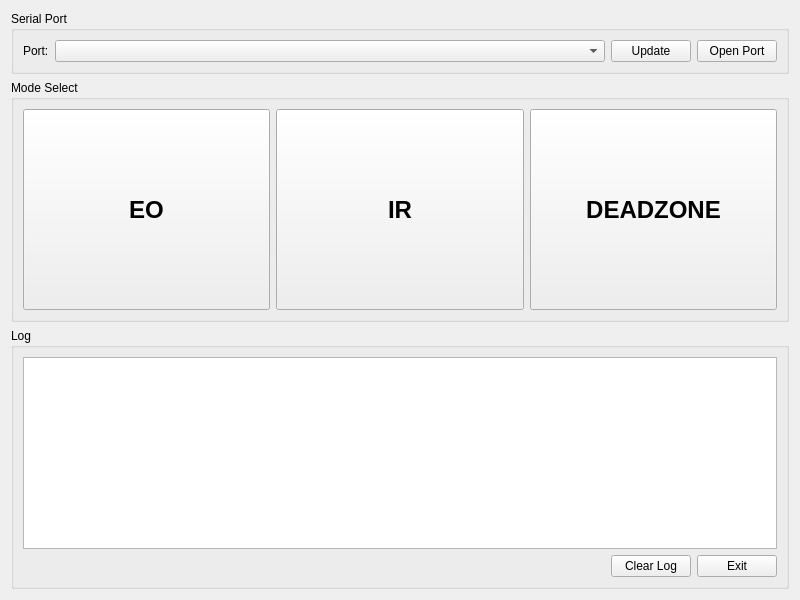
<?xml version="1.0" encoding="UTF-8"?>
<ui version="4.0">
 <class>PwmTab</class>
 <widget class="QWidget" name="PwmTab">
  <property name="geometry">
   <rect>
    <x>0</x>
    <y>0</y>
    <width>800</width>
    <height>600</height>
   </rect>
  </property>
  <layout class="QVBoxLayout" name="verticalLayoutMain">
   <item>
    <widget class="QGroupBox" name="groupSerial">
     <property name="title">
      <string>Serial Port</string>
     </property>
     <layout class="QHBoxLayout" name="layoutSerial">
      <item>
       <widget class="QLabel" name="labelPort">
        <property name="text">
         <string>Port:</string>
        </property>
       </widget>
      </item>
      <item>
       <widget class="QComboBox" name="comboPort">
        <property name="sizePolicy">
         <sizepolicy hsizetype="Expanding" vsizetype="Fixed">
          <horstretch>0</horstretch>
          <verstretch>0</verstretch>
         </sizepolicy>
        </property>
       </widget>
      </item>
      <item>
       <widget class="QPushButton" name="btnUpdatePort">
        <property name="text">
         <string>Update</string>
        </property>
       </widget>
      </item>
      <item>
       <widget class="QPushButton" name="btnOpenPort">
        <property name="text">
         <string>Open Port</string>
        </property>
       </widget>
      </item>
     </layout>
    </widget>
   </item>
   <item>
    <widget class="QGroupBox" name="groupMode">
     <property name="title">
      <string>Mode Select</string>
     </property>
     <layout class="QHBoxLayout" name="layoutMode">
      <item>
       <widget class="QPushButton" name="btnEO">
        <property name="sizePolicy">
         <sizepolicy hsizetype="Expanding" vsizetype="Expanding">
          <horstretch>0</horstretch>
          <verstretch>0</verstretch>
         </sizepolicy>
        </property>
        <property name="minimumSize">
         <size>
          <width>0</width>
          <height>80</height>
         </size>
        </property>
        <property name="font">
         <font>
          <pointsize>18</pointsize>
          <weight>75</weight>
          <bold>true</bold>
         </font>
        </property>
        <property name="text">
         <string>EO</string>
        </property>
        <property name="checkable">
         <bool>true</bool>
        </property>
        <property name="autoExclusive">
         <bool>true</bool>
        </property>
       </widget>
      </item>
      <item>
       <widget class="QPushButton" name="btnIR">
        <property name="sizePolicy">
         <sizepolicy hsizetype="Expanding" vsizetype="Expanding">
          <horstretch>0</horstretch>
          <verstretch>0</verstretch>
         </sizepolicy>
        </property>
        <property name="minimumSize">
         <size>
          <width>0</width>
          <height>80</height>
         </size>
        </property>
        <property name="font">
         <font>
          <pointsize>18</pointsize>
          <weight>75</weight>
          <bold>true</bold>
         </font>
        </property>
        <property name="text">
         <string>IR</string>
        </property>
        <property name="checkable">
         <bool>true</bool>
        </property>
        <property name="autoExclusive">
         <bool>true</bool>
        </property>
       </widget>
      </item>
      <item>
       <widget class="QPushButton" name="btnDeadzone">
        <property name="sizePolicy">
         <sizepolicy hsizetype="Expanding" vsizetype="Expanding">
          <horstretch>0</horstretch>
          <verstretch>0</verstretch>
         </sizepolicy>
        </property>
        <property name="minimumSize">
         <size>
          <width>0</width>
          <height>80</height>
         </size>
        </property>
        <property name="font">
         <font>
          <pointsize>18</pointsize>
          <weight>75</weight>
          <bold>true</bold>
         </font>
        </property>
        <property name="text">
         <string>DEADZONE</string>
        </property>
        <property name="checkable">
         <bool>true</bool>
        </property>
        <property name="autoExclusive">
         <bool>true</bool>
        </property>
       </widget>
      </item>
     </layout>
    </widget>
   </item>
   <item>
    <widget class="QGroupBox" name="groupLog">
     <property name="title">
      <string>Log</string>
     </property>
     <layout class="QVBoxLayout" name="layoutLog">
      <item>
       <widget class="QTextEdit" name="textLog">
        <property name="readOnly">
         <bool>true</bool>
        </property>
       </widget>
      </item>
      <item>
       <layout class="QHBoxLayout" name="layoutLogBtn">
        <item>
         <spacer name="spacerLog">
          <property name="orientation">
           <enum>Qt::Horizontal</enum>
          </property>
          <property name="sizeHint" stdset="0">
           <size>
            <width>40</width>
            <height>20</height>
           </size>
          </property>
         </spacer>
        </item>
        <item>
         <widget class="QPushButton" name="btnClearLog">
          <property name="text">
           <string>Clear Log</string>
          </property>
         </widget>
        </item>
        <item>
         <widget class="QPushButton" name="btnExit">
          <property name="text">
           <string>Exit</string>
          </property>
         </widget>
        </item>
       </layout>
      </item>
     </layout>
    </widget>
   </item>
  </layout>
 </widget>
 <resources/>
 <connections/>
</ui>
